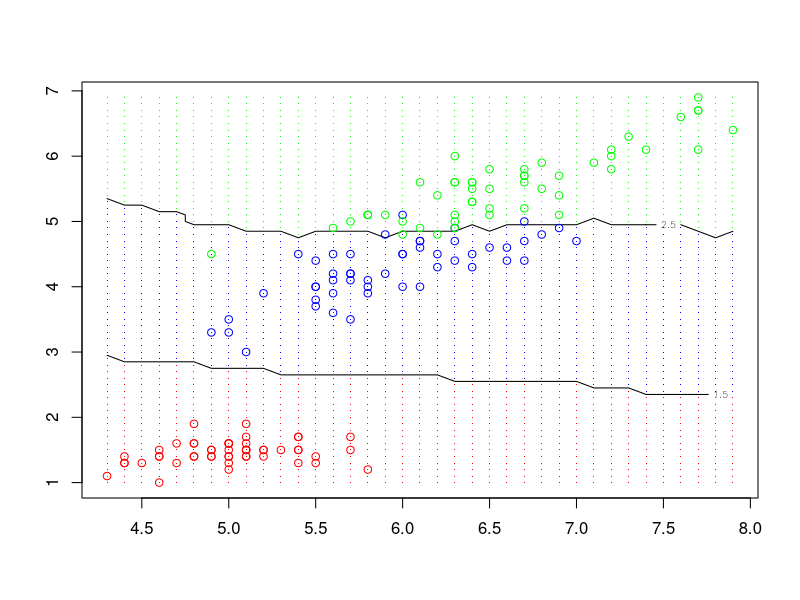

R code for this plot:
library(class)
iris.length <- iris[, c('Sepal.Length', 'Petal.Length', 'Species')]
train <- iris.length[, c(1, 2)]
cl <- iris.length[, 'Species']

x1 <- seq(min(range(iris.length$Sepal.Length)), max(range(iris.length$Sepal.Length)), by = 0.1)
x2 <- seq(min(range(iris.length$Petal.Length)), max(range(iris.length$Petal.Length)), by = 0.1)
grid <- expand.grid(x1, x2)
test <- data.frame(Sepal.Length = grid[, 1], Petal.Length = grid[, 2])

model15 <- knn(train, test, cl, k = 15, prob = TRUE)
result <- matrix(as.numeric(model15), length(x1), length(x2))

# Plot the contour map
contour(x1, x2, result, levels = c(1.5, 2.5))
# Add points for the test set
points(test, pch = ".", col = ifelse(model15 == 'setosa', "red", ifelse(model15 == 'versicolor', "blue", "green")))
# Add points for the training set
points(train, col = ifelse(cl == 'setosa', "red", ifelse(cl == 'versicolor', "blue", "green")))
